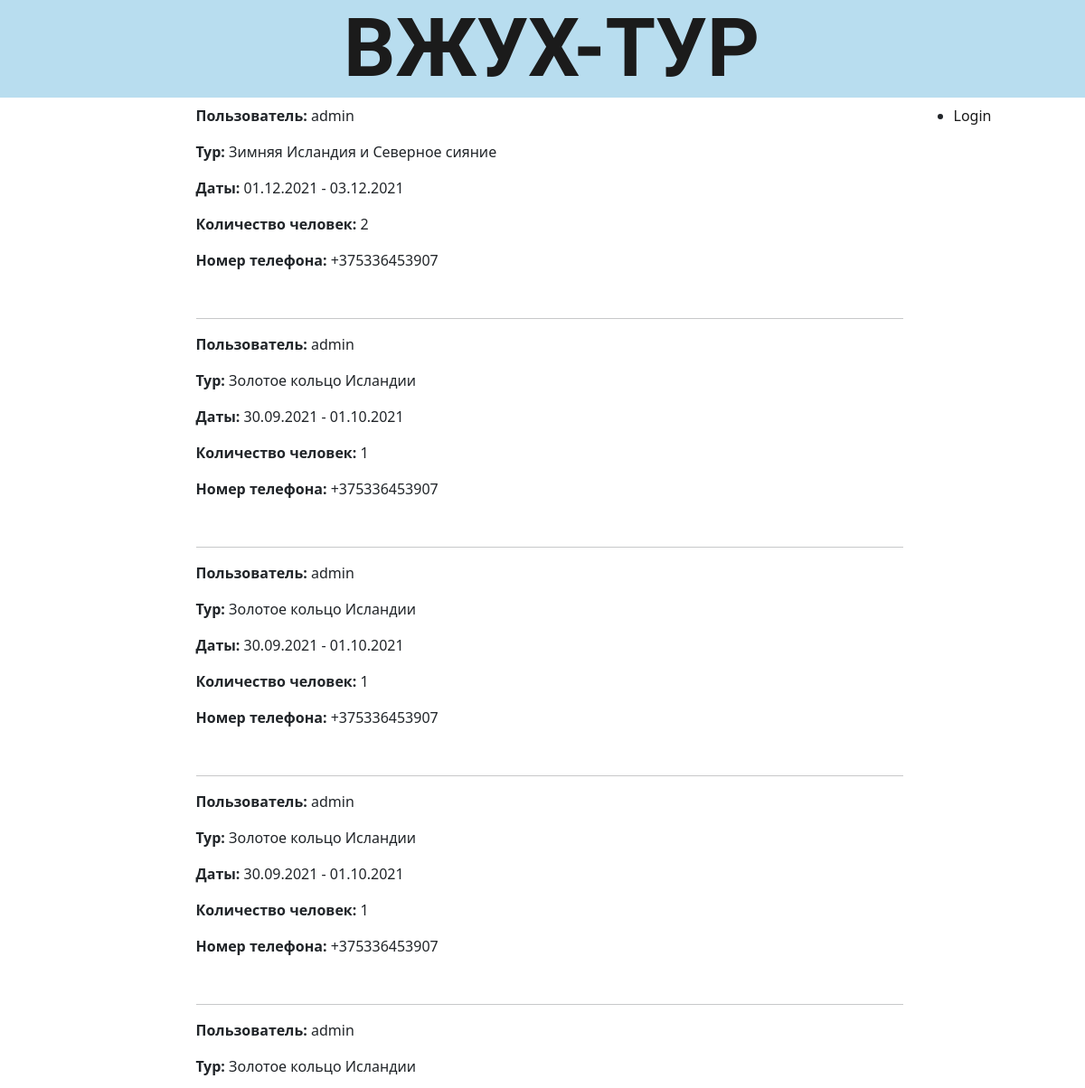
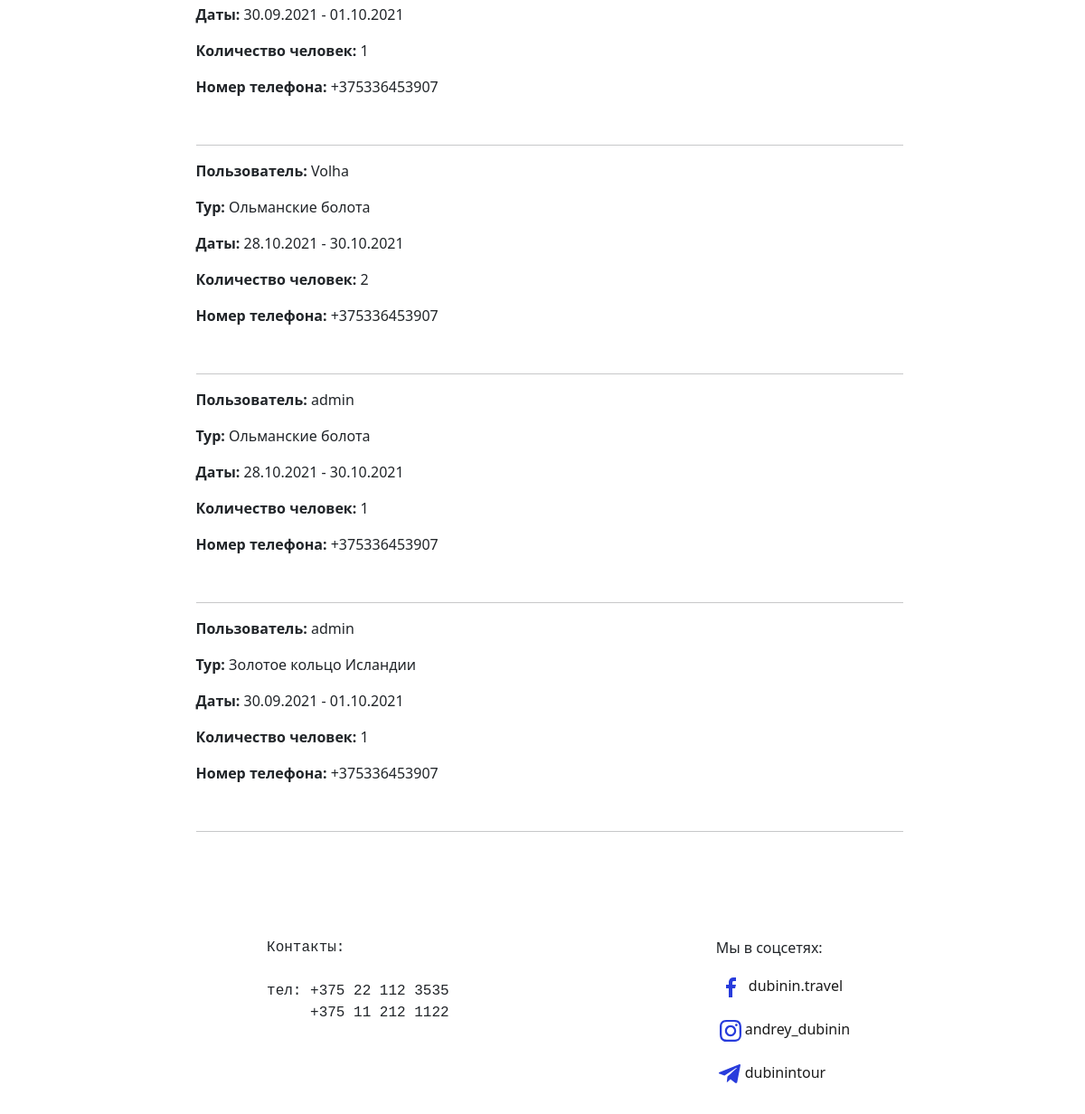
Screenshot of /orders/ with the database file from the repository (2 pictures, top to bottom).
### Vtur/models.py (models this page shows, shortened)
class Order(models.Model):
    user = models.ForeignKey(settings.AUTH_USER_MODEL,on_delete=models.CASCADE)
    tour = models.ForeignKey('Tour', on_delete=models.CASCADE)
    person_numbers = models.IntegerField(default=1)
    contact_phone = models.CharField(blank=False, max_length=13)

class Tour(models.Model):
    TOUR_TYPES = [('i', "Island"), ('g', "Georgia"), ('s', "Swamp"), ('f', "Float")]
    title = models.CharField(max_length=100, blank=False)
    tour_type = models.CharField(blank=False, max_length=1, choices=TOUR_TYPES)
    description = models.TextField(blank=False)
    program = models.TextField(blank=False)
    cost = models.IntegerField(blank=False)
    start_date = models.DateField(blank=False)
    end_date = models.DateField(blank=False)
    vacant_spot = models.IntegerField()
    image = models.ImageField(upload_to="uploads")

### Vtur/views.py (the view)
# urls.py: path('orders/', VturViews.orders, name='orders'),
def orders(request):
    orders = Order.objects.all().order_by('-id')
    return render(request, 'order_list.html', {'orders': orders})

### Vtur/templates/order_list.html
{% extends 'base.html' %}
{% block content %}
    {% for order in orders %}
        <div style="padding-bottom: 20px">
            <p> <span class="bold">Пользователь: </span> {{ order.user.username }}</p>
        <p> <span class="bold">Тур: </span>{{ order.tour.title }}</p>
        <p> <span class="bold">Даты: </span>{{ order.tour.start_date|date:"d.m.Y" }} - {{ order.tour.end_date|date:"d.m.Y" }}</p>
        <p> <span class="bold">Количество человек: </span>{{ order.person_numbers }}</p>
        <p> <span class="bold">Номер телефона: </span>{{ order.contact_phone }}</p>
        </div><hr>
    {% endfor %}
{% endblock %}

### Vtur/static/Vtur/css/style.css (style rules this page uses)
.bold { font-weight: bold; }

### rows the page displays
Order: user.username "admin", tour "Зимняя Исландия и Северное сияние", tour.start_date "01.12.2021", tour.end_date "03.12.2021", person_numbers "2", contact_phone "+375336453907"
Order: user.username "admin", tour "Золотое кольцо Исландии", tour.start_date "30.09.2021", tour.end_date "01.10.2021", person_numbers "1", contact_phone "+375336453907"
Order: user.username "admin", tour "Золотое кольцо Исландии", tour.start_date "30.09.2021", tour.end_date "01.10.2021", person_numbers "1", contact_phone "+375336453907"
Order: user.username "admin", tour "Золотое кольцо Исландии", tour.start_date "30.09.2021", tour.end_date "01.10.2021", person_numbers "1", contact_phone "+375336453907"
Order: user.username "admin", tour "Золотое кольцо Исландии", tour.start_date "30.09.2021", tour.end_date "01.10.2021", person_numbers "1", contact_phone "+375336453907"
Order: user.username "Volha", tour "Ольманские болота", tour.start_date "28.10.2021", tour.end_date "30.10.2021", person_numbers "2", contact_phone "+375336453907"
Order: user.username "admin", tour "Ольманские болота", tour.start_date "28.10.2021", tour.end_date "30.10.2021", person_numbers "1", contact_phone "+375336453907"
Order: user.username "admin", tour "Золотое кольцо Исландии", tour.start_date "30.09.2021", tour.end_date "01.10.2021", person_numbers "1", contact_phone "+375336453907"
